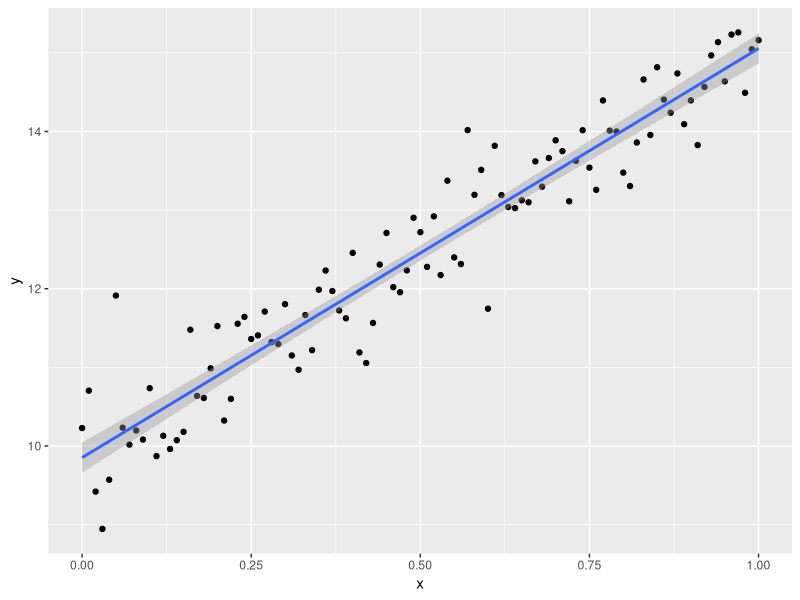

Recreate this plot in R.
# Create Figure of Data + Fit from a Linear Model #

library(ggplot2)

# Read Params
params <- read.csv("params.csv", header=T)
slope <- params$slope
intercept <- params$intercept

# Generate Data
x <- seq(0,1,by=0.01)
y <- intercept + slope*x + 0.5*rnorm(length(x))

# Make plot
plt <- qplot(x, y) + stat_smooth(method = "lm", formula = y ~ x)
ggsave("linePlot.pdf",plt)
